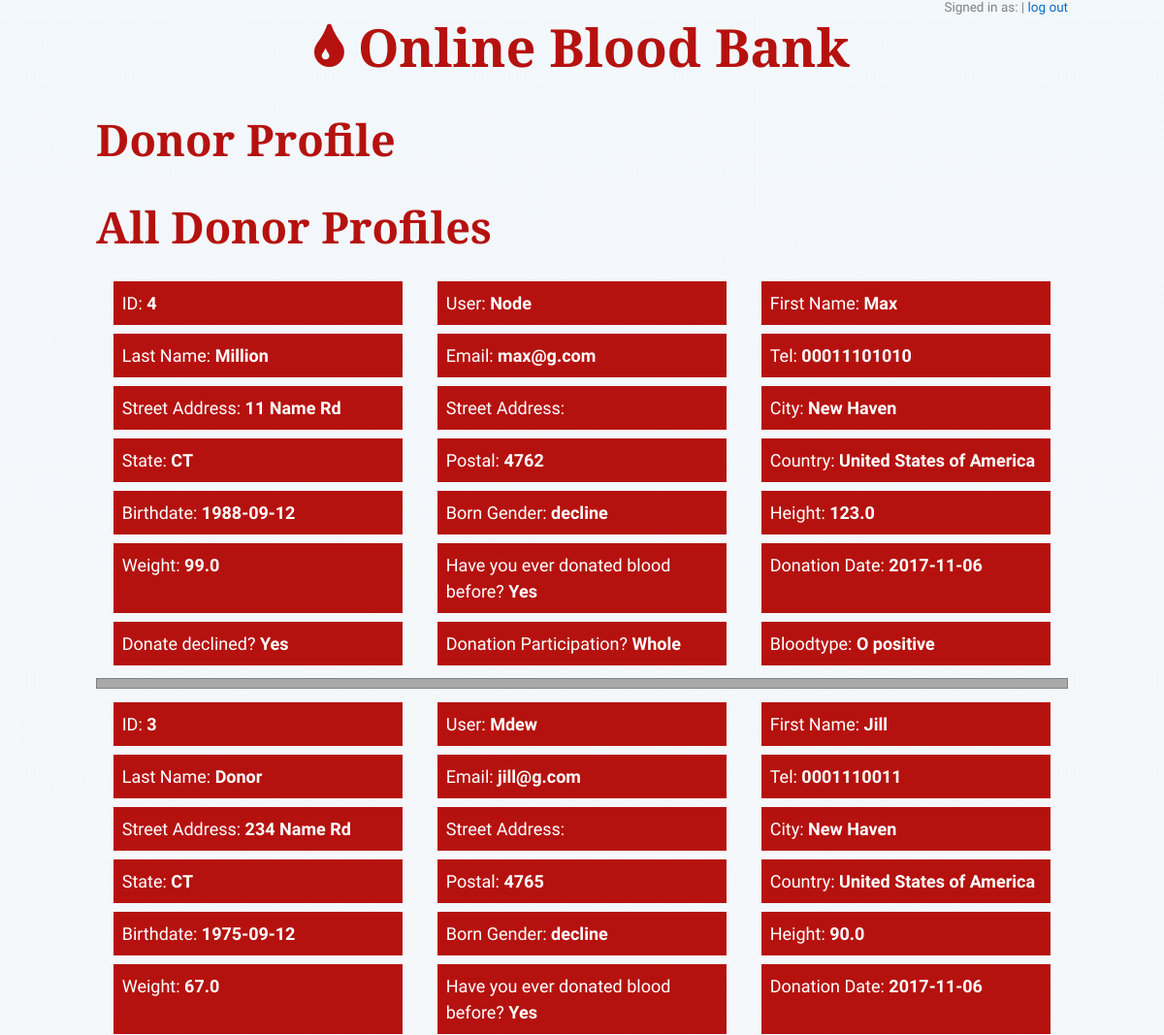
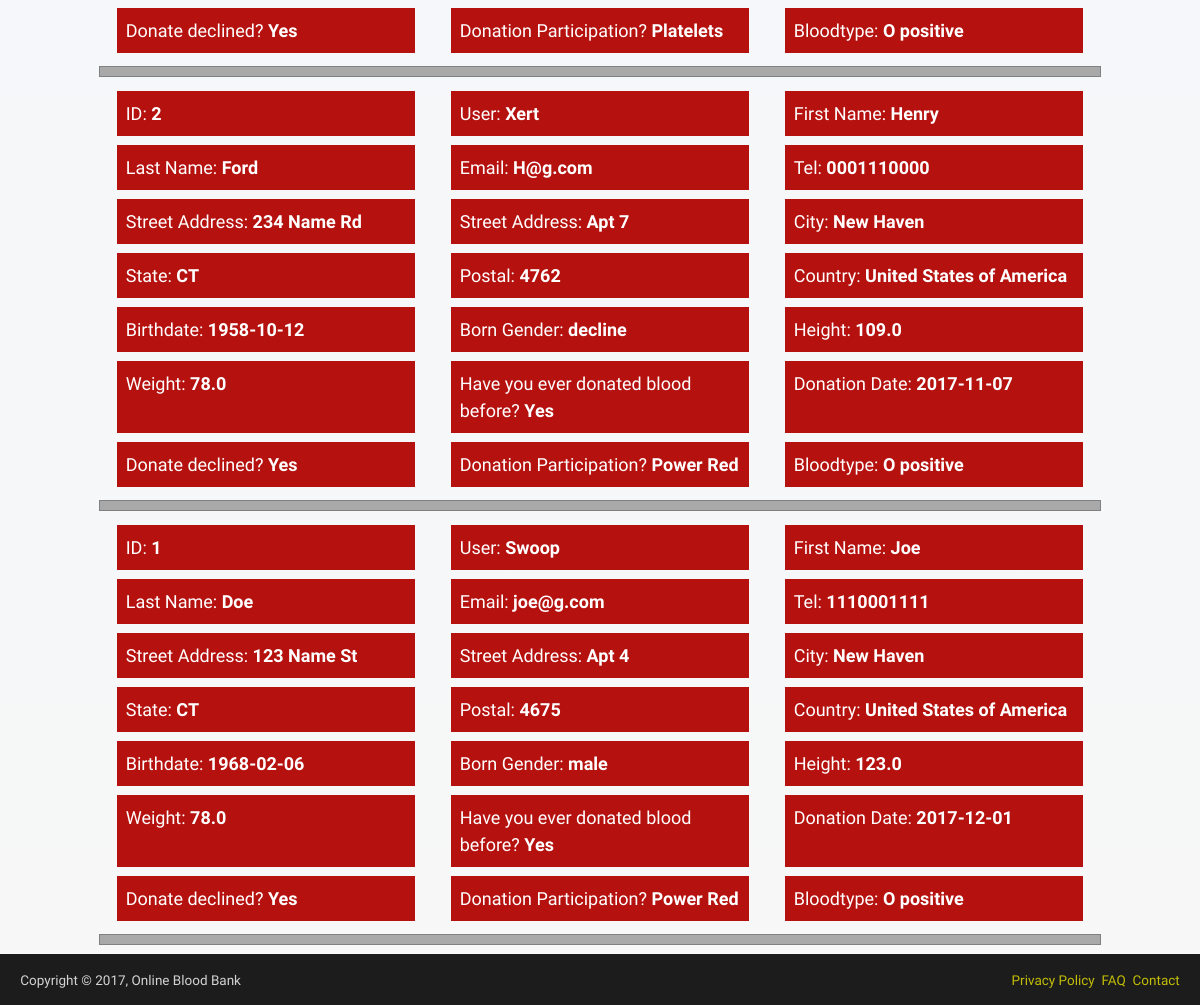
Screenshot of /donor_profile (signed in) with the database file from the repository (2 pictures, top to bottom).
### tables this page shows
CREATE TABLE donor_login (
    donor_id integer primary key autoincrement,
    donor_username text not null,
    donor_password text,
    donor_firstname text not null,
    donor_lastname text,
    donor_email text,
    donor_telephone text,
    donor_address_street text,
    donor_address_street_opt text,
    donor_address_city text,
    donor_address_state text,
    donor_address_postalcode integer,
    donor_address_country text,
    donor_birthdate date,
    donor_gender text,
    donor_height float,
    donor_weight float,
    donor_history text,
    donor_history_date date,
    donor_history_reason text,
    donor_participation text,
    donor_bloodtype text
);

### flaskr.py (the view)
@app.route('/donor_profile')
def donor_profile():
    db = get_db()
    cur = db.execute('select donor_id, donor_username, donor_firstname, donor_lastname, donor_email, donor_telephone, donor_address_street, donor_address_street_opt, donor_address_city, donor_address_state, donor_address_postalcode, donor_address_country, donor_birthdate, donor_gender, donor_height, donor_weight, donor_history, donor_history_date, donor_history_reason, donor_participation, donor_bloodtype from donor_login order by donor_id desc')
    donor_login = cur.fetchall()
    return render_template('donor_profile.html', donor_login=donor_login)

### flaskr.py (called while the page is built)
def connect_db():
    rv = sqlite3.connect(app.config['DATABASE'])
    rv.row_factory = sqlite3.Row
    return rv

def get_db():
    if not hasattr(g, 'sqlite_db'):
        g.sqlite_db = connect_db()
    return g.sqlite_db

### templates/donor_profile.html (shortened to what this page needs)
{% extends "layout.html" %}
{% block body %}
    <h2>Donor Profile</h2>
    {% if not session.logged_in %}
        <h2>You're not logged in.</h2>
        <div class="signin-options">
            <a href="{{ url_for('donor') }}">Login</a>
            <a href="{{ url_for('donor_register') }}">New User Registeration</a>
        </div>
    {% else %}
        <h2>All Donor Profiles</h2>
        {% for dl in donor_login %}
        <div class="flex-wrapper">
            <div>ID: <strong>{{ dl.donor_id }}</strong></div>
            <div>User: <strong>{{ dl.donor_username }}</strong></div>
            <div>First Name: <strong>{{ dl.donor_firstname }}</strong></div>
            <div>Last Name: <strong>{{ dl.donor_lastname }}</strong></div>
            <div>Email: <strong>{{ dl.donor_email }}</strong></div>
            <div>Tel: <strong>{{ dl.donor_telephone }}</strong></div>
            <div>Street Address: <strong>{{ dl.donor_address_street }}</strong></div>
            <div>Street Address: <strong>{{ dl.donor_address_street_opt }}</strong></div>
            <div>City: <strong>{{ dl.donor_address_city }}</strong></div>
            <div>State: <strong>{{ dl.donor_address_state }}</strong></div>
            <div>Postal: <strong>{{ dl.donor_address_postalcode }}</strong></div>
            <div>Country: <strong>{{ dl.donor_address_country }}</strong></div>
            <div>Birthdate: <strong>{{ dl.donor_birthdate }}</strong></div>
            <div>Born Gender: <strong>{{ dl.donor_gender }}</strong></div>
            <div>Height: <strong>{{ dl.donor_height }}</strong></div>
            <div>Weight: <strong>{{ dl.donor_weight }}</strong></div>
            <div>Have you ever donated blood before? <strong>{{ dl.donor_history }}</strong></div>
            <div>Donation Date: <strong>{{ dl.donor_history_date }}</strong></div>
            <div>Donate declined? <strong>{{ dl.donor_history_reason }}</strong></div>
            <div>Donation Participation? <strong>{{ dl.donor_participation }}</strong></div>
            <div>Bloodtype: <strong>{{ dl.donor_bloodtype }}</strong></div>
        </div>
        <hr class="divider">
        {% else %}
        <p><em>Unbelievable.  No entries here so far</em></p>
        {% endfor %}
    {% endif %}
{% endblock %}

### static/style_2_9.css (style rules this page uses)
html, body { height: 100%; }
body { background: rgb(250,250,250); background: -moz-linear-gradient(top, rgba(10,106,194,.05) 0%, rgba(240,240,240,.5) 100%); background: -webkit-linear-gradient(top, rgba(10,106,194,.05) 0%,rgba(240,240,240,.5) 100%); background: linear-gradient(to bottom, rgba(10,106,194,.05) 0%,rgba(240,240,240,.5) 100%); filter: progid:DXImageTransform.Microsoft.gradient( startColorstr='#FDFDFD', endColorstr='#f0f0f0',GradientType=0 ); color: rgb(128, 128, 128); font-size: 18px; font-family: 'Ubuntu', sans-serif; line-height: 1.5em; display: flex; flex-direction: column; }
h1, h2, h3, h4, h5, h6 { color: rgb(181, 18, 15); margin: .75em 0 .5em; line-height: 1em; font-family: 'Crimson Text', serif; line-height: 1.25em; }
h2 { font-size: 2.5em; }
.flex-wrapper { display: flex; flex-flow: row wrap; justify-content: space-around; }
.flex-wrapper div { background:rgb(181, 18, 15); color:white; padding:.5em; margin:.25em; width: 28%; }
.divider { display: block; padding:.25em; background:rgb(169, 169, 169); border: 1px solid rgb(128, 128, 128); }

### rows the page displays
donor_login: donor_id "4", donor_username "Node", donor_firstname "Max", donor_lastname "Million", donor_email "max@g.com", donor_telephone "00011101010", donor_address_street "11 Name Rd", donor_address_city "New Haven", donor_address_state "CT", donor_address_postalcode "4762", donor_address_country "United States of America", donor_birthdate "1988-09-12", donor_gender "decline", donor_height "123.0", donor_weight "99.0", donor_history "Yes", donor_history_date "2017-11-06", donor_history_reason "Yes", donor_participation "Whole", donor_bloodtype "O positive"
donor_login: donor_id "3", donor_username "Mdew", donor_firstname "Jill", donor_lastname "Donor", donor_email "jill@g.com", donor_telephone "0001110011", donor_address_street "234 Name Rd", donor_address_city "New Haven", donor_address_state "CT", donor_address_postalcode "4765", donor_address_country "United States of America", donor_birthdate "1975-09-12", donor_gender "decline", donor_height "90.0", donor_weight "67.0", donor_history "Yes", donor_history_date "2017-11-06", donor_history_reason "Yes", donor_participation "Platelets", donor_bloodtype "O positive"
donor_login: donor_id "2", donor_username "Xert", donor_firstname "Henry", donor_lastname "Ford", donor_email "H@g.com", donor_telephone "0001110000", donor_address_street "234 Name Rd", donor_address_street_opt "Apt 7", donor_address_city "New Haven", donor_address_state "CT", donor_address_postalcode "4762", donor_address_country "United States of America", donor_birthdate "1958-10-12", donor_gender "decline", donor_height "109.0", donor_weight "78.0", donor_history "Yes", donor_history_date "2017-11-07", donor_history_reason "Yes", donor_participation "Power Red", donor_bloodtype "O positive"
donor_login: donor_id "1", donor_username "Swoop", donor_firstname "Joe", donor_lastname "Doe", donor_email "joe@g.com", donor_telephone "1110001111", donor_address_street "123 Name St", donor_address_street_opt "Apt 4", donor_address_city "New Haven", donor_address_state "CT", donor_address_postalcode "4675", donor_address_country "United States of America", donor_birthdate "1968-02-06", donor_gender "male", donor_height "123.0", donor_weight "78.0", donor_history "Yes", donor_history_date "2017-12-01", donor_history_reason "Yes", donor_participation "Power Red", donor_bloodtype "O positive"
